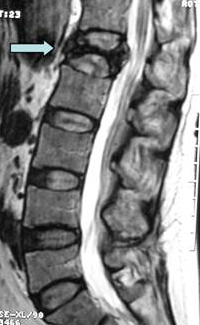
#> input picture Imagens/coluna.jpg, 200 x 325 px
$ python Quest_3.py
#> lines starting #> are read from the running program, lines starting #| are printed output that depends on the picture
import cv2
import matplotlib.pyplot as plt

# Carregar a imagem em escala de cinza
img = cv2.imread('Imagens/coluna.jpg', cv2.IMREAD_GRAYSCALE)
#> img: shape (325, 200); min 0, max 255, mean 128.7

# Verifica se a imagem foi carregada corretamente
if img is None:
    print("Erro ao carregar a imagem.")
    exit()

# Calcular a imagem negativa
negativa = 255 - img
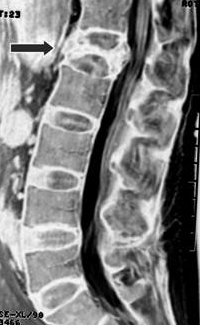
#> negativa: shape (325, 200); min 0, max 255, mean 126.3

# Exibir a original e a negativa
plt.figure(figsize=(10, 5))

plt.subplot(1, 2, 1)
plt.title("Imagem Original")
plt.imshow(img, cmap='gray')
plt.axis('off')

plt.subplot(1, 2, 2)
plt.title("Imagem Negativa")
plt.imshow(negativa, cmap='gray')
plt.axis('off')

plt.tight_layout()
plt.show()
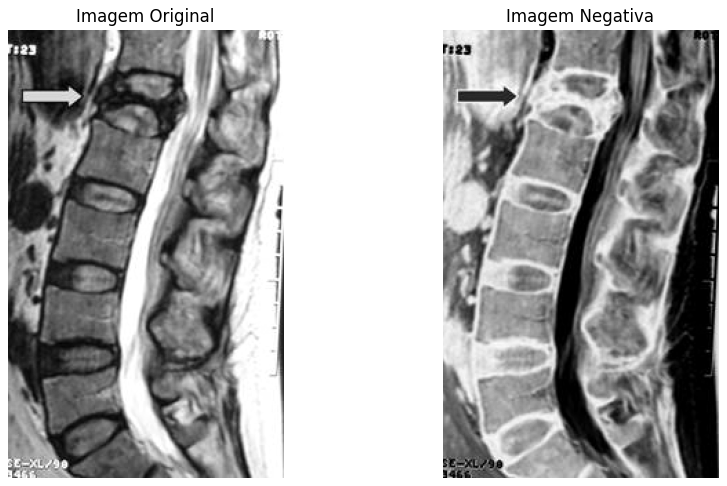
#> figure drawn by matplotlib, 2 panels

$ run again, with Imagens/KAREN.JPG copied over Imagens/coluna.jpg
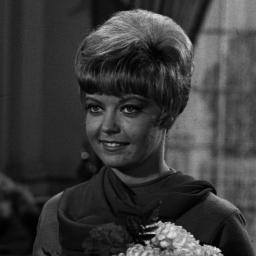
#> input picture Imagens/KAREN.JPG, 256 x 256 px
#> img is the input picture: shape (256, 256); min 0, max 233, mean 58.8
#> `negativa = 255 - img`:
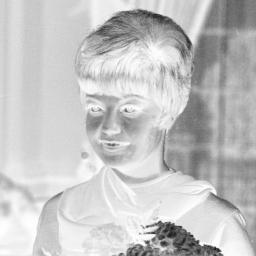
#> negativa: shape (256, 256); min 22, max 255, mean 196.2
#> `plt.show()`:
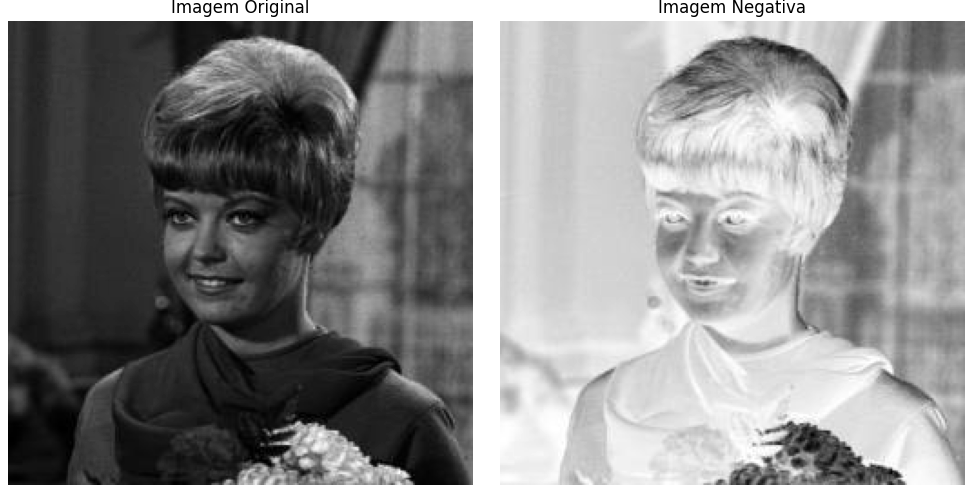
#> figure drawn by matplotlib, 2 panels
